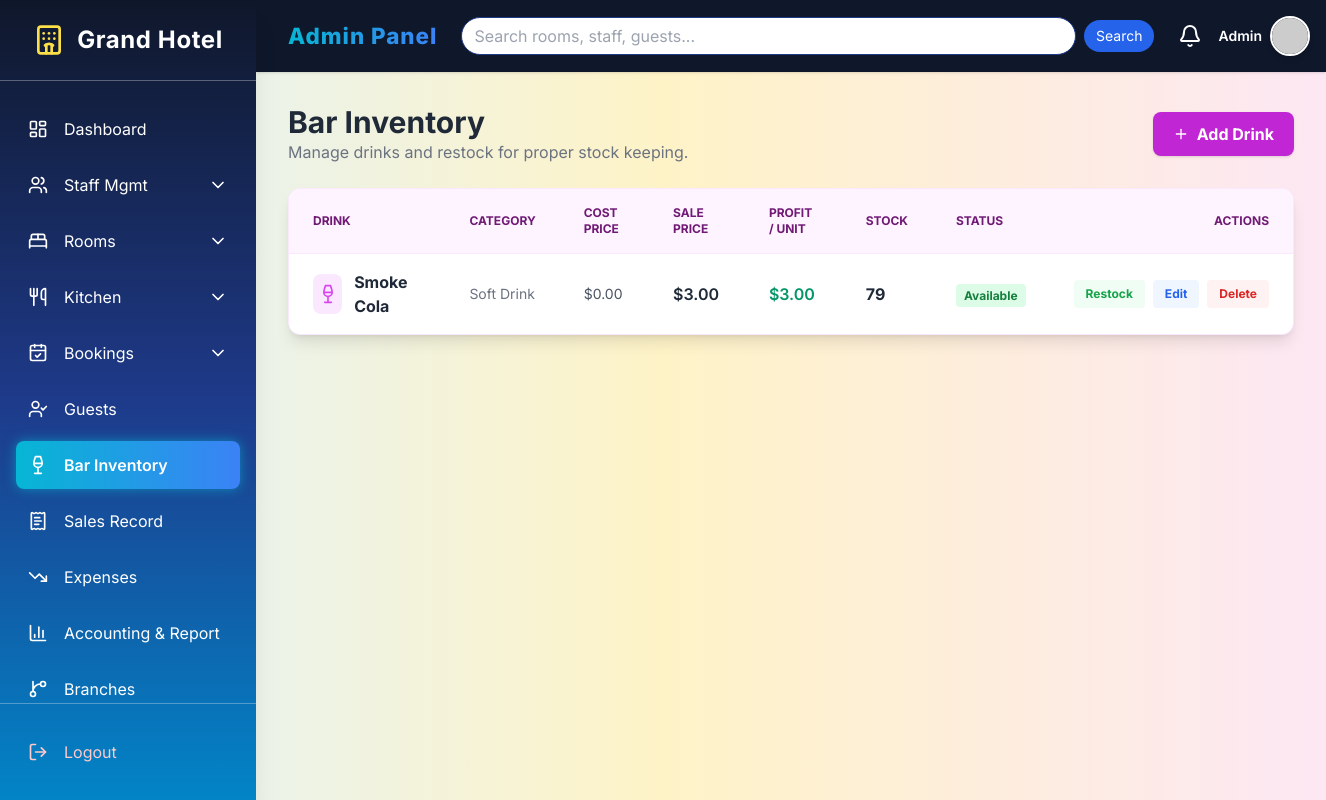
Page /dashboard/bar/inventory/ (signed in) on the committed database.
### accounts/models.py (models this page shows, shortened)
class CustomUser(AbstractUser):
    ADMIN = 'admin'
    EMPLOYEE = 'employee'  # Unified role for all staff
    CUSTOMER = 'customer'
    ROLE_CHOICES = [
        (ADMIN, 'Admin'),
        (EMPLOYEE, 'Employee'),
        (CUSTOMER, 'Customer'),
    ]
    role = models.CharField(max_length=15, choices=ROLE_CHOICES)
    mobile = models.CharField(max_length=15, blank=True, null=True)
    profile_picture = models.ImageField(upload_to='profile_pics/', blank=True, null=True)
    objects = CustomUserManager()

class Drink(models.Model):
    CATEGORY_CHOICES = [
        ('soft', 'Soft Drink'),
        ('juice', 'Juice'),
        ('beer', 'Beer'),
        ('wine', 'Wine'),
        ('spirit', 'Spirit'),
        ('cocktail', 'Cocktail'),
        ('hot', 'Hot Beverage'),
    ]
    name = models.CharField(max_length=100)
    category = models.CharField(max_length=20, choices=CATEGORY_CHOICES)
    price = models.DecimalField(max_digits=8, decimal_places=2)
    cost_price = models.DecimalField(max_digits=8, decimal_places=2, default=0.00,
                                     help_text="Purchase/cost price used for profit calculation.")
    image = models.ImageField(upload_to='drink_images/', blank=True, null=True)
    stock_quantity = models.PositiveIntegerField(default=0)
    is_available = models.BooleanField(default=True)
    branch = models.ForeignKey('Branch', on_delete=models.SET_NULL, null=True, blank=True, related_name='drinks')
    @property
    def profit_per_unit(self):
        return (self.price or 0) - (self.cost_price or 0)

### accounts/decorators.py (the view, shortened to what this page needs)
        def wrapper_func(request, *args, **kwargs):
            if not request.user.is_authenticated:
                return redirect('login')
            if request.user.role == 'admin':
                return view_func(request, *args, **kwargs)

### accounts/models.py (called while the page is built)
    @classmethod
    def load(cls):
        obj, _ = cls.objects.get_or_create(pk=1)
        return obj

### accounts/views.py (called while the page is built, shortened)
def paginate(request, queryset, per_page=10):
    return Paginator(queryset, per_page).get_page(request.GET.get('page'))

def _panel_base(request):
    if request.user.role == 'admin':
        return 'admin_panel/adminbase.html'

@login_required
@employee_required(allowed_jobs=['bar', 'manager'])
def bar_inventory(request):
    drinks = Drink.objects.all().order_by('name')
    page_obj = paginate(request, drinks)
    return render(request, 'bar_panel/inventory.html', {'drinks': page_obj, 'page_obj': page_obj, 'base_template': _panel_base(request)})

### templates/bar_panel/inventory.html (shortened to what this page needs)
{% extends base_template|default:'bar_panel/barbase.html' %}
{% block panel_content %}
<div class="max-w-7xl mx-auto">
    <div class="flex items-center justify-between mb-6">
        <div>
            <h2 class="text-3xl font-bold text-gray-800">Bar Inventory</h2>
            <p class="text-gray-500">Manage drinks and restock for proper stock keeping.</p>
        </div>
        <a href="{% url 'add_drink' %}" class="px-5 py-2.5 bg-fuchsia-600 text-white font-bold rounded-lg hover:bg-fuchsia-700 shadow transition flex items-center gap-2">
            <i data-lucide="plus" class="w-4 h-4"></i> Add Drink
        </a>
    </div>
    <div class="bg-white rounded-xl shadow-lg border border-fuchsia-100 overflow-x-auto">
        <table class="rtable w-full text-left min-w-[640px]">
            <thead class="bg-fuchsia-50 text-fuchsia-900 text-xs uppercase font-semibold border-b border-fuchsia-100">
                <tr>
                    <th class="px-6 py-4">Drink</th>
                    <th class="px-6 py-4">Category</th>
                    <th class="px-6 py-4">Cost Price</th>
                    <th class="px-6 py-4">Sale Price</th>
                    <th class="px-6 py-4">Profit / Unit</th>
                    <th class="px-6 py-4">Stock</th>
                    <th class="px-6 py-4">Status</th>
                    <th class="px-6 py-4 text-right">Actions</th>
                </tr>
            </thead>
            <tbody class="divide-y divide-gray-100">
                {% for drink in drinks %}
                <tr class="hover:bg-fuchsia-50/40 transition">
                    <td data-label="Drink" class="px-6 py-4">
                        <div class="flex items-center gap-3">
                            {% if drink.image %}
                                <img src="{{ drink.image.url }}" class="w-10 h-10 rounded-lg object-cover border">
                            {% else %}
                                <div class="w-10 h-10 bg-fuchsia-100 text-fuchsia-500 rounded-lg flex items-center justify-center"><i data-lucide="wine" class="w-5 h-5"></i></div>
                            {% endif %}
                            <span class="font-bold text-gray-800">{{ drink.name }}</span>
                        </div>
                    </td>
                    <td data-label="Category" class="px-6 py-4 text-sm text-gray-500">{{ drink.get_category_display }}</td>
                    <td data-label="Cost Price" class="px-6 py-4 text-sm text-gray-600">{{ site_currency }}{{ drink.cost_price|floatformat:2 }}</td>
                    <td data-label="Sale Price" class="px-6 py-4 font-semibold text-gray-800">{{ site_currency }}{{ drink.price|floatformat:2 }}</td>
                    <td data-label="Profit / Unit" class="px-6 py-4 font-semibold {% if drink.profit_per_unit > 0 %}text-emerald-600{% else %}text-red-600{% endif %}">{{ site_currency }}{{ drink.profit_per_unit|floatformat:2 }}</td>
                    <td data-label="Stock" class="px-6 py-4">
                        <span class="font-bold {% if drink.stock_quantity <= 5 %}text-red-600{% else %}text-gray-800{% endif %}">{{ drink.stock_quantity }}</span>
                    </td>
                    <td data-label="Status" class="px-6 py-4">
                        {% if drink.is_available and drink.stock_quantity > 0 %}
                            <span class="px-2 py-1 bg-green-100 text-green-700 text-xs font-bold rounded">Available</span>
                        {% else %}
                            <span class="px-2 py-1 bg-gray-100 text-gray-500 text-xs font-bold rounded">Out</span>
                        {% endif %}
                    </td>
                    <td class="rtable-actions px-6 py-4 text-right">
                        <div class="flex items-center justify-end gap-2">
                            <a href="{% url 'restock_drink' drink.id %}" class="px-3 py-1.5 bg-green-50 text-green-600 text-xs font-bold rounded hover:bg-green-100">Restock</a>
                            <a href="{% url 'edit_drink' drink.id %}" class="px-3 py-1.5 bg-blue-50 text-blue-600 text-xs font-bold rounded hover:bg-blue-100">Edit</a>
                            <a href="{% url 'delete_drink' drink.id %}" onclick="return confirm('Delete {{ drink.name }}?');" class="px-3 py-1.5 bg-red-50 text-red-600 text-xs font-bold rounded hover:bg-red-100">Delete</a>
                        </div>
                    </td>
                </tr>
                {% empty %}
                <tr><td colspan="8" class="p-10 text-center text-gray-500">No drinks yet. Add your first drink.</td></tr>
                {% endfor %}
            </tbody>
        </table>
    </div>
</div>
{% endblock %}

### templates/admin_panel/adminbase.html (shortened to what this page needs)
{% load static %}
<!DOCTYPE html>
<html lang="en">
<head>
  <script src="https://cdn.tailwindcss.com"></script>
</head>
<body class="bg-gray-50">
<div class="flex min-h-screen">
  <aside id="sidebar" class="sidebar w-64 flex-shrink-0 fixed inset-y-0 left-0 z-30 flex flex-col transform -translate-x-full md:translate-x-0 shadow-xl">
    <div class="flex items-center justify-center p-6 border-b border-white/30">
      <i data-lucide="hotel" class="w-8 h-8 mr-3 text-yellow-300"></i>
      <h1 class="text-2xl font-bold tracking-wide">Grand Hotel</h1>
    </div>
    <nav class="flex-1 min-h-0 overflow-y-auto px-4 py-6 space-y-2">
      <a href="{% url 'admin_dashboard' %}" class="sidebar-link flex items-center p-3 rounded-lg {% if request.resolver_match.url_name == 'admin_dashboard' %}active{% endif %}">
        <i data-lucide="layout-dashboard" class="w-5 h-5 mr-4"></i>
        <span>Dashboard</span>
      </a>
      <div>
        {% with url_name=request.resolver_match.url_name %}
        <button id="staff-toggle" class="w-full sidebar-link flex items-center justify-between p-3 rounded-lg {% if 'staff' in url_name %}active{% endif %}">
          <span class="flex items-center">
            <i data-lucide="users" class="w-5 h-5 mr-4"></i>
            <span>Staff Mgmt</span>
          </span>
          <i data-lucide="chevron-down" id="staff-chevron" class="w-5 h-5 transition-transform"></i>
        </button>
        {% endwith %}
      </div>
      <div>
        {% with url_name=request.resolver_match.url_name %}
        <button id="rooms-toggle" class="w-full sidebar-link flex items-center justify-between p-3 rounded-lg">
          <span class="flex items-center">
            <i data-lucide="bed-double" class="w-5 h-5 mr-4"></i>
            <span>Rooms</span>
          </span>
          <i data-lucide="chevron-down" id="rooms-chevron" class="w-5 h-5 transition-transform"></i>
        </button>
        {% endwith %}
      </div>
<div>
    {% with url_name=request.resolver_match.url_name %}
    <button id="kitchen-toggle" class="w-full sidebar-link flex items-center justify-between p-3 rounded-lg">
      <span class="flex items-center">
        <i data-lucide="utensils" class="w-5 h-5 mr-4"></i>
        <span>Kitchen</span>
      </span>
      <i data-lucide="chevron-down" id="kitchen-chevron" class="w-5 h-5 transition-transform"></i>
    </button>
    {% endwith %}
</div>
      <div>
        {% with url_name=request.resolver_match.url_name %}
        <button id="bookings-toggle" class="w-full sidebar-link flex items-center justify-between p-3 rounded-lg">
          <span class="flex items-center">
            <i data-lucide="calendar-check" class="w-5 h-5 mr-4"></i>
            <span>Bookings</span>
          </span>
          <i data-lucide="chevron-down" id="bookings-chevron" class="w-5 h-5 transition-transform"></i>
        </button>
        {% endwith %}
      </div>
<a href="{% url 'view_guests' %}" class="sidebar-link flex items-center p-3 rounded-lg">
    <i data-lucide="user-check" class="w-5 h-5 mr-4"></i>
    <span>Guests</span>
</a>
<a href="{% url 'bar_inventory' %}" class="sidebar-link flex items-center p-3 rounded-lg {% if 'drink' in request.resolver_match.url_name or request.resolver_match.url_name == 'bar_inventory' %}active{% endif %}">
    <i data-lucide="wine" class="w-5 h-5 mr-4"></i>
    <span>Bar Inventory</span>
</a>
<a href="{% url 'sales_record' %}" class="sidebar-link flex items-center p-3 rounded-lg {% if request.resolver_match.url_name == 'sales_record' %}active{% endif %}">
    <i data-lucide="receipt-text" class="w-5 h-5 mr-4"></i>
    <span>Sales Record</span>
</a>
<a href="{% url 'expense_list' %}" class="sidebar-link flex items-center p-3 rounded-lg {% if 'expense' in request.resolver_match.url_name %}active{% endif %}">
    <i data-lucide="trending-down" class="w-5 h-5 mr-4"></i>
    <span>Expenses</span>
</a>
<a href="{% url 'accounting_report' %}" class="sidebar-link flex items-center p-3 rounded-lg {% if request.resolver_match.url_name == 'accounting_report' %}active{% endif %}">
    <i data-lucide="bar-chart-3" class="w-5 h-5 mr-4"></i>
    <span>Accounting &amp; Report</span>
</a>
<a href="{% url 'manage_branches' %}" class="sidebar-link flex items-center p-3 rounded-lg {% if 'branch' in request.resolver_match.url_name %}active{% endif %}">
    <i data-lucide="git-branch" class="w-5 h-5 mr-4"></i>
    <span>Branches</span>
</a>
    </nav>
    <div class="shrink-0 px-4 py-6 border-t border-white/30">
      <form action="{% url 'logout' %}" method="post">
        <button type="submit" class="w-full sidebar-link flex items-center p-3 rounded-lg text-red-200 hover:bg-red-500 hover:text-white transition">
          <i data-lucide="log-out" class="w-5 h-5 mr-4"></i>
          <span>Logout</span>
        </button>
      </form>
    </div>
  </aside>
  <div id="main-content" class="main-content flex-1 flex flex-col md:ml-64">
    <header class="shadow p-4 flex items-center justify-between sticky top-0 z-20">
      <div class="flex items-center space-x-4">
        <span class="brand-text">Admin Panel</span>
      </div>
      <form action="{% url 'global_search' %}" method="get" class="hidden md:flex items-center flex-1 mx-6 search-box">
        <input type="text" name="q" value="{{ request.GET.q }}" placeholder="Search rooms, staff, guests..." class="w-full text-gray-800">
        <button type="submit" class="ml-2 px-3 py-1.5 bg-blue-600 text-white text-sm rounded-full hover:bg-blue-700">Search</button>
      </form>
      <div class="flex items-center space-x-4">
        <i data-lucide="bell" class="w-6 h-6 cursor-pointer hover:text-blue-400 transition"></i>
        <div class="relative group">
            <div class="flex items-center gap-2 cursor-pointer">
                <span class="text-sm font-semibold hidden md:block">{{ user.username|title }}</span>
                {% if user.profile_picture %}
                    <img src="{{ user.profile_picture.url }}" alt="Admin" class="w-10 h-10 rounded-full border-2 border-white shadow-md object-cover">
                {% else %}
                    <img src="https://ui-avatars.com/api/?name={{ user.username }}&background=0D8ABC&color=fff" alt="Admin" class="w-10 h-10 rounded-full border-2 border-white shadow-md">
                {% endif %}
            </div>
        </div>
      </div>
    </header>
    <main class="flex-1 p-6 md:p-8 overflow-y-auto">
      {% block panel_content %}{% endblock %}
    </main>
  </div>
</div>
</body>
</html>

### templates/admin_panel/adminbase.html (style rules this page uses)
body { background: linear-gradient(to right, #e0f2fe, #fef3c7, #fce7f3); font-family: 'Inter', sans-serif; }
.sidebar { background: linear-gradient(to bottom, #0f172a, #1e3a8a, #0284c7); color: white; }
.sidebar-link { transition: all 0.25s ease-in-out; }
.sidebar-link.active { background: linear-gradient(to right, #06b6d4, #3b82f6); box-shadow: 0 0 12px rgba(6, 182, 212, 0.6); font-weight: 600; }
header { background: #0f172a; color: white; }
.brand-text { background: linear-gradient(to right, #06b6d4, #3b82f6); -webkit-background-clip: text; -webkit-text-fill-color: transparent; font-weight: 800; font-size: 1.4rem; letter-spacing: 1px; }
.search-box input { border-radius: 9999px; padding: 6px 12px; outline: none; border: 1px solid #1e3a8a; }

### rows in the picture
CustomUser: username "Admin"
Drink: name "Smoke Cola", category "Soft Drink", site_currency "$", cost_price "0.00", price "3.00", profit_per_unit "3.00", stock_quantity "79", is_available "Available"
